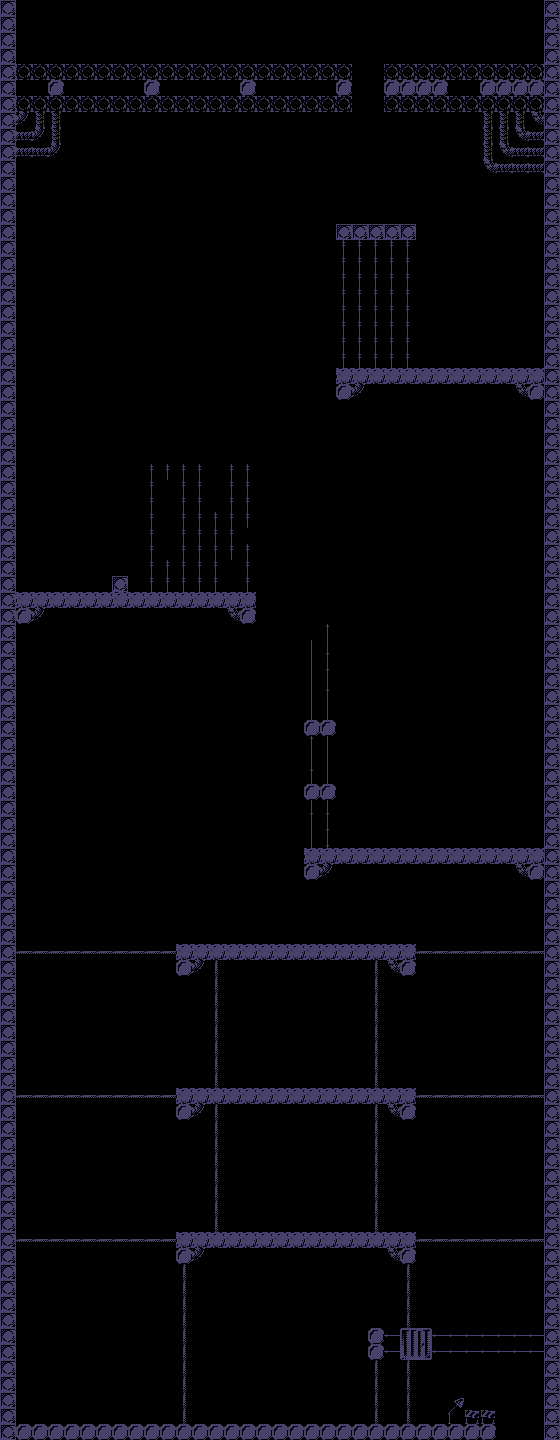

A level layout from a 2D game, rendered from its tile map. Below: a short description, then the map file with tile-grid data replaced by summaries:
An orthogonal 35x90 tile map with 16x16 px tiles, 1 tile layer (Kachelebene 1), 2 tilesets and 18 objects (1, 2).

<map version="1.10" tiledversion="1.11.1" orientation="orthogonal" renderorder="right-down" width="35" height="90" tilewidth="16" tileheight="16" infinite="0" backgroundcolor="#000000" nextlayerid="6" nextobjectid="21">
 <tileset firstgid="1" source="Tileset.tsx" />
 <tileset firstgid="652" source="Dark.tsx" />
 <layer id="1" name="Kachelebene 1" width="35" height="90">
  <data>[3150 cells, 673 non-empty, 22 distinct tile ids]</data>
 </layer>
 <objectgroup id="3" name="Checkpoints">
  <object id="4" x="38.9034" y="31.0057" width="16" height="32" />
 </objectgroup>
 <objectgroup id="4" name="Dynamic">
  <object id="11" name="1" x="304.471" y="609.482" width="32" height="16" />
  <object id="15" name="2" x="160.017" y="448.013" width="96" height="16" />
 </objectgroup>
 <objectgroup id="2" name="Platforms">
  <object id="1" x="16.2557" y="64.0265" width="335.708" height="47.9783" />
  <object id="2" x="383.979" y="63.9831" width="159.903" height="48.0061" />
  <object id="3" x="16.0314" y="1424.02" width="479.968" height="15.9627" />
  <object id="5" x="336.015" y="223.997" width="79.9697" height="15.9749" />
  <object id="6" x="336.015" y="368.028" width="207.839" height="31.0999" />
  <object id="8" x="16.2424" y="592.007" width="239.72" height="31.0257" />
  <object id="9" x="112.046" y="576.044" width="15.9384" height="15.9671" />
  <object id="12" x="304" y="720" width="31.875" height="15.9375" />
  <object id="13" x="304" y="784" width="31.875" height="15.9375" />
  <object id="14" x="304.051" y="848.026" width="239.832" height="31.2102" />
  <object id="16" x="176.127" y="944.056" width="239.832" height="31.2102" />
  <object id="17" x="176.041" y="1088.05" width="239.832" height="31.2102" />
  <object id="18" x="176.059" y="1231.98" width="239.832" height="31.2102" />
  <object id="19" x="400.125" y="1328.13" width="31.8125" height="31.75" />
  <object id="20" x="368.166" y="1328.06" width="15.8112" height="31.8352" />
 </objectgroup>
</map>
